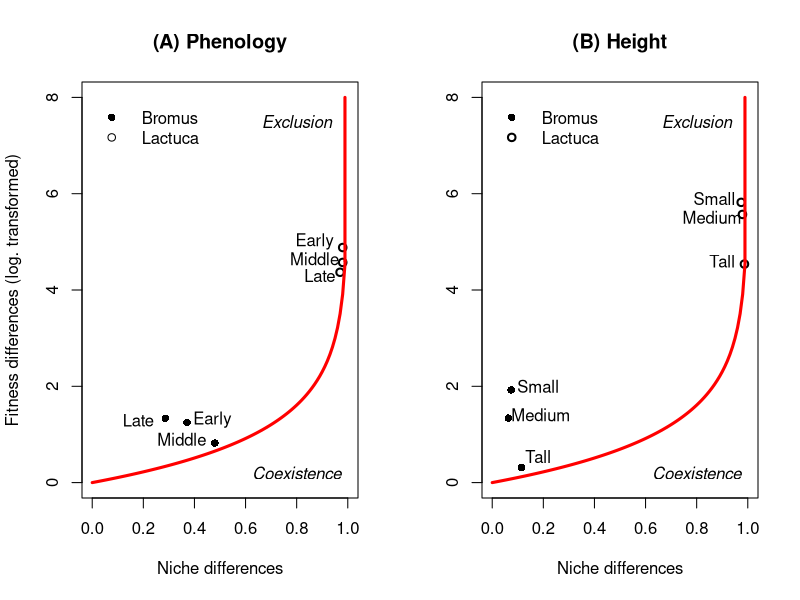

Here is the R script that generated this plot:
#graph for lasthenia Paper
#loading the data for phenology and height
phe<-read.table('Plot_Fenologia.txt', header=T, sep="\t")
alt<-read.table('Plot_Altura.txt', header=T, sep="\t")

#First phenology and later height
par(mfrow=c(1,2))

attach(phe)
plot(Niche.differences[1:3], log(1/Fitness.differences[1:3] + 1), pch=16, lwd=1, xlab="Niche differences", ylab="Fitness differences (log. transformed)", main= "(A) Phenology", ylim=c(0,8), xlim=c(0,1))
points(Niche.differences[4:6], log(1/Fitness.differences[4:6]), pch=1, lwd=2)
curve(log(1/(1-x)), add=T, col="red", lwd=3)
legend(0, 8, c("Bromus", "Lactuca"), col = c(1, 1), lwd=c(1,1), lty=c(0,0),  pch=c(16,1), bty="n",
       merge = TRUE)

arrows(x0=0.989, x1=0.989, y0=4.6, y1=8, length=0, lty=1, lwd=3, col="red")
#Bromus
text(x=0.18, y=1.3, "Late")
text(x=0.47, y=1.3, "Early")
text(x=0.35, y=0.9, "Middle")

#Lactuca
text(x=0.87, y=5, "Early")
text(x=0.87, y=4.65, "Middle")
text(x=0.89, y=4.3, "Late")

text(x=0.8,y=7.5, "Exclusion", font=3)
text(x=0.8,y=0.2, "Coexistence", font=3)
detach(phe)

attach(alt)
plot(Niche.differences[1:3], log(1/Fitness.differences[1:3]), pch=16, lwd=1, xlab="Niche differences", ylab=" ", main= "(B) Height", ylim=c(0,8), xlim=c(0,1))
points(Niche.differences[4:6], log(1/Fitness.differences[4:6]), pch=1, lwd=2)
curve(log(1/(1-x)), add=T, col="red", lwd=3)
legend(0, 8, c("Bromus", "Lactuca"), col = c(1, 1), lwd=c(2,2), lty=c(0,0),  pch=c(16,1), bty="n",
       merge = TRUE)
arrows(x0=0.989, x1=0.989, y0=4.6, y1=8, length=0, lty=1, lwd=3, col="red")
#Bromus
text(x=0.18, y=2, "Small")
text(x=0.19, y=1.4, "Medium")
text(x=0.18, y=0.54, "Tall")

#Lactuca
text(x=0.87, y=5.9, "Small")
text(x=0.86, y=5.5, "Medium")
text(x=0.9, y=4.6, "Tall")

text(x=0.8,y=7.5, "Exclusion", font=3)
text(x=0.8,y=0.2, "Coexistence", font=3)

detach(alt)


